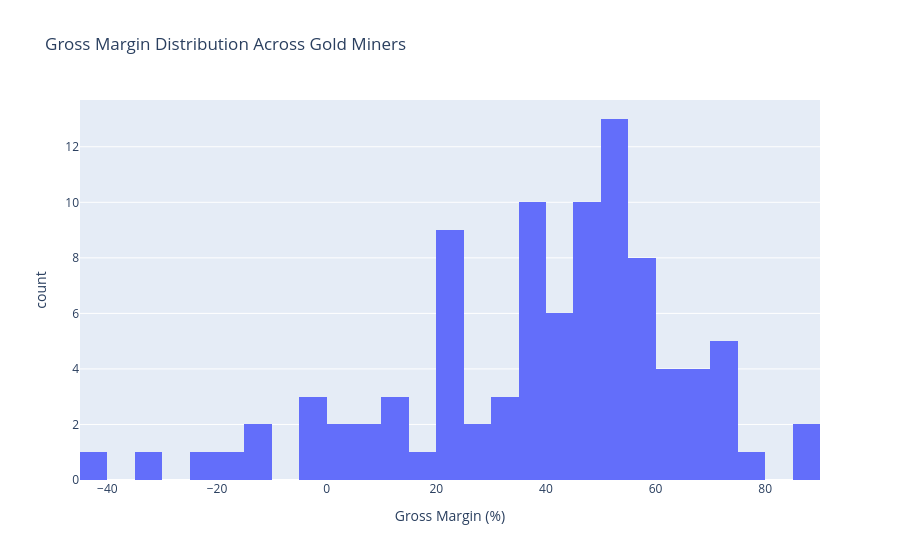

This figure's notebook cell:
### Code cell
fig = px.histogram(
    df,
    x="GrossMarginPct",
    nbins=30,
    title="Gross Margin Distribution Across Gold Miners",
    labels={"GrossMarginPct": "Gross Margin (%)"}
)
fig.show()

### Figure 1 — Plotly figure (JSON) as saved in the notebook; plotly's stock layout.template omitted (floating-point values rounded to 4 significant figures)
{"data": [{"bingroup": "x", "hovertemplate": "Gross Margin (%)=%{x}<br>count=%{y}<extra></extra>", "legendgroup": "", "marker": {"color": "#636efa", "pattern": {"shape": ""}}, "name": "", "nbinsx": 30, "orientation": "v", "showlegend": false, "type": "histogram", "x": [49.27, 36.26, 68.78, 9.686, 71.95, 37.51, 51.26, 53.96, 48.78, 63.75, 49.61, 62.26, 56.6, 50.6, 64.33, 21.58, -14.31, 51.05, 24.37, 16.11, 85.74, 86.46, 48.53, 72.22, 58.09, 64.33, 47.57, 51.25, 50.8, 26.58, 20.76, 22.32, 39.74, 41.55, 49.45, 20.1, -24.56, -4.295, 42.28, 66.01, -17.6, 23.73, 40.88, 48.71, 38.04, 38.07, -41.92, 35.45, 24.69, 46.5, 36.38, 33.5, 72.26, 47.08, 39.37, 41.6, 23.92, -0.7947, 14.37, 58.03, 50.17, -11.19, 41.25, 41.93, 20.33, 54.07, 59.66, 53.15, 39.97, 50.01, 1.997, 53.05, 39.43, 45.12, 57.16, 28.19, 73.64, 76.28, 53.24, -2.902, 10.48, 65.67, 55.25, -34.86, 8.607, 68.88, 73.38, 0.4114, 58.12, 53.05, 58.9, 30.15, 34.59, 13.02], "xaxis": "x", "yaxis": "y"}], "layout": {"barmode": "relative", "legend": {"tracegroupgap": 0}, "title": {"text": "Gross Margin Distribution Across Gold Miners"}, "xaxis": {"anchor": "y", "domain": [0, 1], "title": {"text": "Gross Margin (%)"}}, "yaxis": {"anchor": "x", "domain": [0, 1], "title": {"text": "count"}}}}
